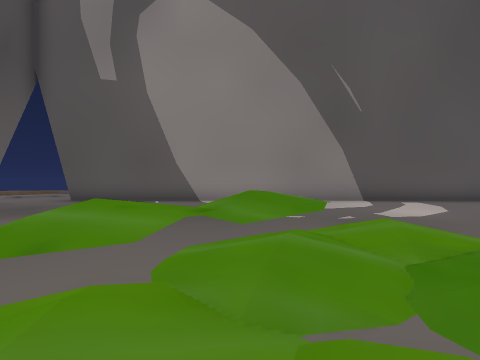
[1] (above)

19 first-person views from a walk through a level from a Godot 3-D game. The camera is 1.2 m above the floor, looks level and sees 90° across. The floor is counted in squares, 2 m on a side. Each view is taken from the middle of a square. On the plan, view 1 faces up. The plan holds only what a view shows up to about 9 squares ahead; the rest is blank. The place goes on beyond the plan. Some surface patterns are stand-ins.

[2]
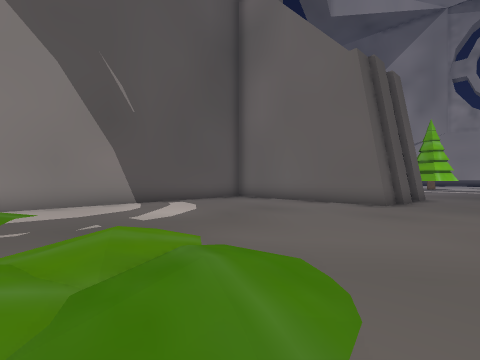

[3]
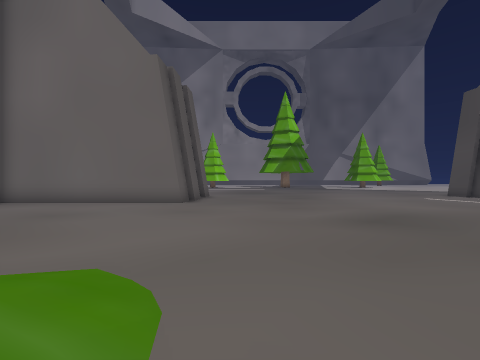

[4]
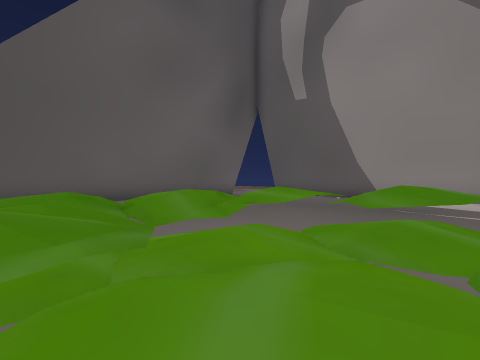

[5]
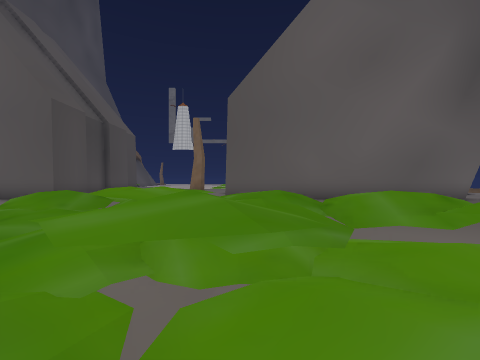

[6]
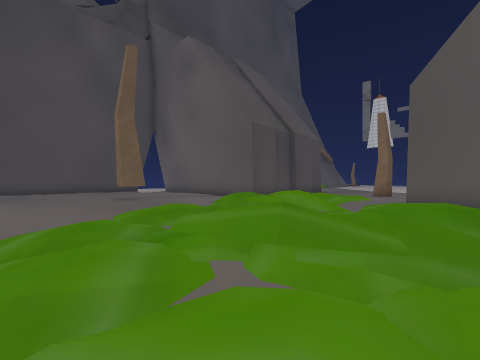

[7]
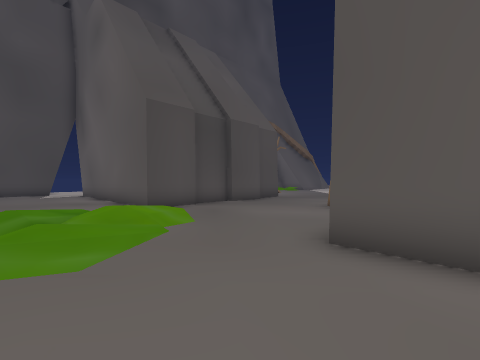

[8]
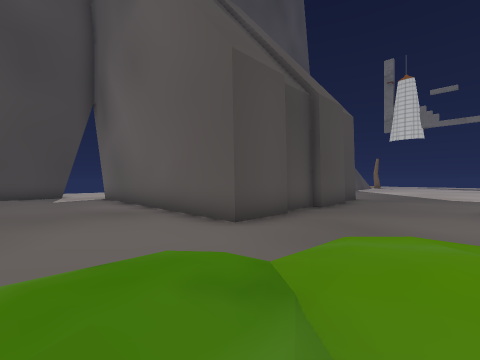

[9]
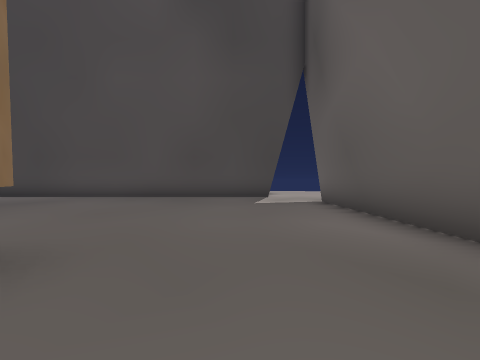

[10]
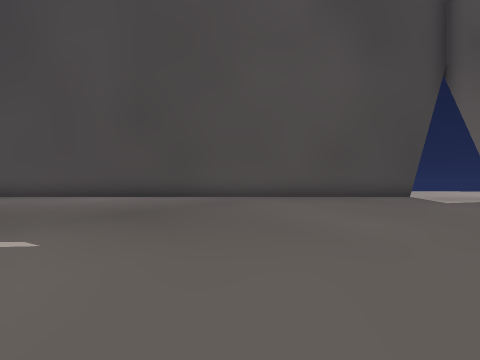

[11]
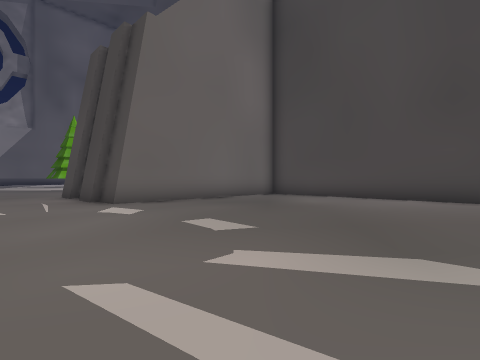

[12]
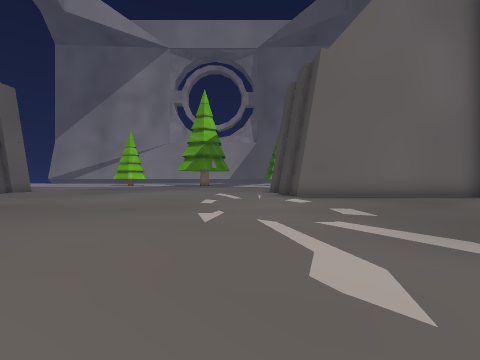

[13]
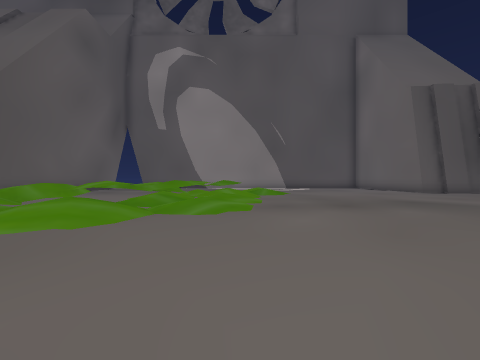

[14]
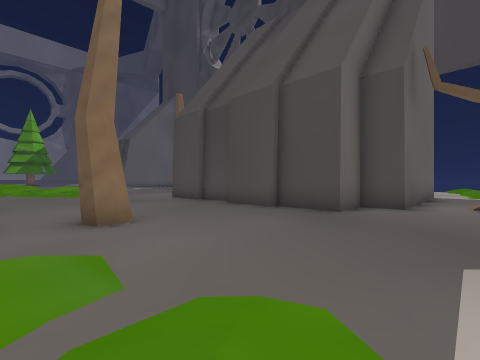

[15]
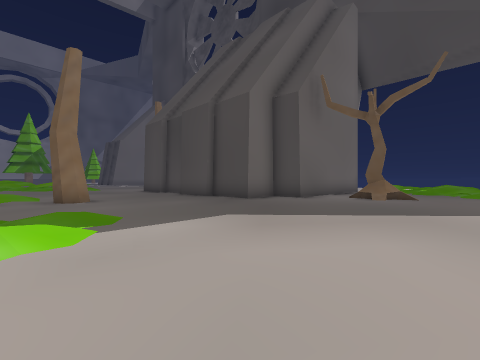

[16]
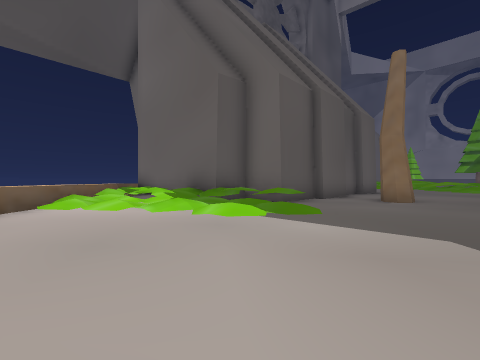

[17]
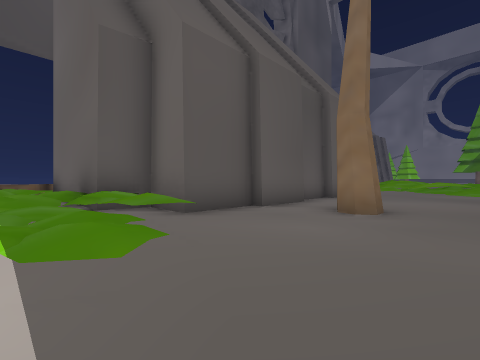

[18]
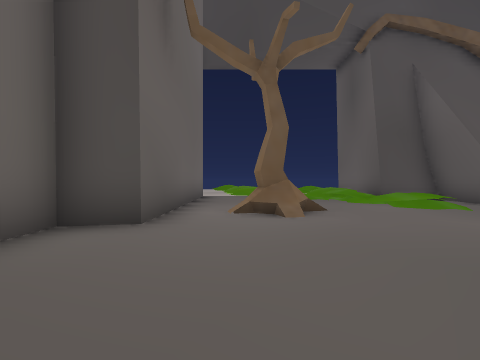

[19]
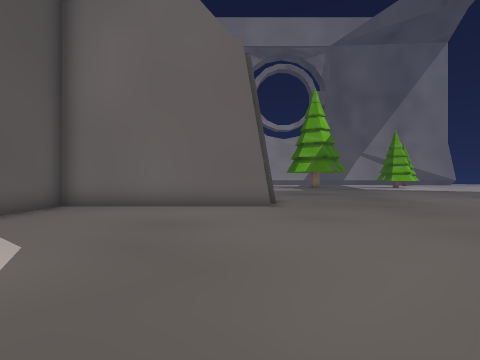

### Floor plan
Key: @ floor where view 1 was taken; # wall or solid block; . main floor; : floor 1 m higher than the main floor; / step, stairs or slope; = window, fence, low wall or low ledge.
Columns run from 20 left of view 1 to 11 right of it. Each row starts with its distance up from view 1.
  9             ..#################
  8             .... .............#
  7             #... .............#
  6     #       # .. .............#
  5     #       #  ...............#
  4    /#       #   ...//=/.......#
  3   //#       #    ./ ///.......#
  2 /=//##      #    //:////......##
  1 =////#      #    ///////........
  0 .////#      #...////@/..........
 -1 ..///########...=///=/..........
 -2 ..///=.........=//=///..........
 -3 ...//...#.....////////..........
 -4 ..............////////..........
 -5 ..............//////............
 -6 ...............././/...........
 -7 ...............................
 -8 ......#######..................
 -9 .....##     #...................
-10 /./..#      #....#..............
-11 //#/.#      #.................##
-12 /=/..#      #.................#
-13 ////.#      #.................#
-14    /.#      #.................#
-15    /##      #.................#
-16             #.................#
-17             ..................#
-18             ..#################

Where each view was taken, in squares from view 1:
view 1: 0 up, 0 right, facing up
view 2: 0 up, 1 right, facing up-right
view 3: 0 up, 1 right, facing right
view 4: 1 down, 1 right, facing up-left
view 5: 1 down, 1 right, facing left
view 6: 0 up, 1 right, facing down-left
view 7: 0 up, 4 left, facing down-left
view 8: 4 down, 4 left, facing down-left
view 9: 9 down, 5 left, facing down
view 10: 9 down, 0 right, facing down
view 11: 9 down, 3 right, facing down-right
view 12: 9 down, 1 right, facing right
view 13: 9 down, 1 right, facing up
view 14: 2 down, 17 left, facing down-right
view 15: 2 down, 20 left, facing down-right
view 16: 5 down, 20 left, facing up-right
view 17: 5 down, 17 left, facing up-right
view 18: 6 down, 17 left, facing down
view 19: 3 up, 2 right, facing right
